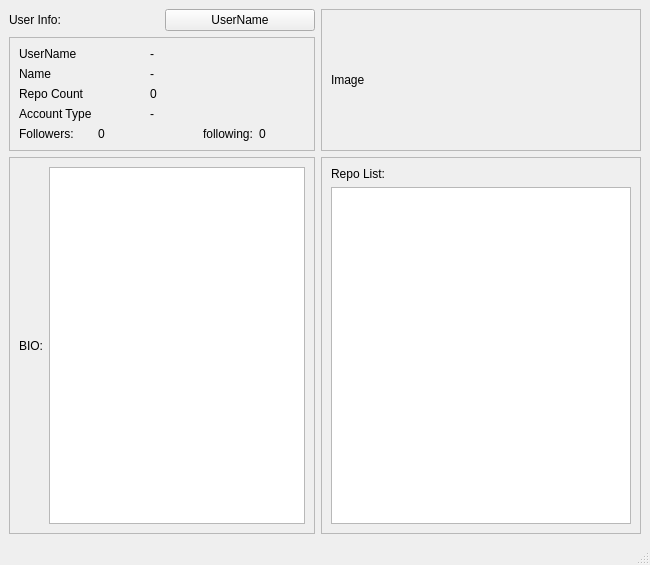
<?xml version="1.0" encoding="UTF-8"?>
<ui version="4.0">
 <class>MainWindow</class>
 <widget class="QMainWindow" name="MainWindow">
  <property name="geometry">
   <rect>
    <x>0</x>
    <y>0</y>
    <width>650</width>
    <height>565</height>
   </rect>
  </property>
  <property name="windowTitle">
   <string>MainWindow</string>
  </property>
  <widget class="QWidget" name="centralwidget">
   <layout class="QGridLayout" name="gridLayout_5">
    <item row="0" column="0">
     <widget class="QLabel" name="label">
      <property name="text">
       <string>User Info:</string>
      </property>
     </widget>
    </item>
    <item row="0" column="1">
     <widget class="QPushButton" name="pUserName">
      <property name="text">
       <string>UserName</string>
      </property>
     </widget>
    </item>
    <item row="0" column="2" rowspan="2">
     <widget class="QFrame" name="frame_2">
      <property name="frameShape">
       <enum>QFrame::StyledPanel</enum>
      </property>
      <property name="frameShadow">
       <enum>QFrame::Raised</enum>
      </property>
      <layout class="QGridLayout" name="gridLayout_2">
       <item row="0" column="0">
        <widget class="QLabel" name="laImage">
         <property name="text">
          <string>Image</string>
         </property>
        </widget>
       </item>
      </layout>
     </widget>
    </item>
    <item row="1" column="0" colspan="2">
     <widget class="QFrame" name="frame">
      <property name="frameShape">
       <enum>QFrame::StyledPanel</enum>
      </property>
      <property name="frameShadow">
       <enum>QFrame::Raised</enum>
      </property>
      <layout class="QGridLayout" name="gridLayout">
       <item row="0" column="0" colspan="2">
        <widget class="QLabel" name="label_2">
         <property name="text">
          <string>UserName</string>
         </property>
        </widget>
       </item>
       <item row="0" column="2" colspan="2">
        <widget class="QLabel" name="laUserName">
         <property name="text">
          <string>-</string>
         </property>
        </widget>
       </item>
       <item row="1" column="0">
        <widget class="QLabel" name="label_3">
         <property name="text">
          <string>Name</string>
         </property>
        </widget>
       </item>
       <item row="1" column="2" colspan="2">
        <widget class="QLabel" name="laName">
         <property name="text">
          <string>-</string>
         </property>
        </widget>
       </item>
       <item row="2" column="0">
        <widget class="QLabel" name="label_4">
         <property name="text">
          <string>Repo Count</string>
         </property>
        </widget>
       </item>
       <item row="2" column="2" colspan="2">
        <widget class="QLabel" name="laRepoCount">
         <property name="text">
          <string>0</string>
         </property>
        </widget>
       </item>
       <item row="3" column="0">
        <widget class="QLabel" name="label_5">
         <property name="text">
          <string>Account Type</string>
         </property>
        </widget>
       </item>
       <item row="3" column="2" colspan="2">
        <widget class="QLabel" name="laAccountType">
         <property name="text">
          <string>-</string>
         </property>
        </widget>
       </item>
       <item row="4" column="0">
        <widget class="QLabel" name="label_6">
         <property name="text">
          <string>Followers:</string>
         </property>
        </widget>
       </item>
       <item row="4" column="1" colspan="2">
        <widget class="QLabel" name="laFollowers">
         <property name="text">
          <string>0</string>
         </property>
        </widget>
       </item>
       <item row="4" column="3">
        <widget class="QLabel" name="label_7">
         <property name="text">
          <string>following:</string>
         </property>
        </widget>
       </item>
       <item row="4" column="4">
        <widget class="QLabel" name="laFollowing">
         <property name="text">
          <string>0</string>
         </property>
        </widget>
       </item>
      </layout>
     </widget>
    </item>
    <item row="2" column="0" colspan="2">
     <widget class="QFrame" name="frame_3">
      <property name="frameShape">
       <enum>QFrame::StyledPanel</enum>
      </property>
      <property name="frameShadow">
       <enum>QFrame::Raised</enum>
      </property>
      <layout class="QGridLayout" name="gridLayout_3">
       <item row="0" column="1">
        <widget class="QLabel" name="label_8">
         <property name="text">
          <string>BIO:</string>
         </property>
        </widget>
       </item>
       <item row="0" column="2">
        <widget class="QTextEdit" name="textBio"/>
       </item>
      </layout>
     </widget>
    </item>
    <item row="2" column="2">
     <widget class="QFrame" name="frame_4">
      <property name="frameShape">
       <enum>QFrame::StyledPanel</enum>
      </property>
      <property name="frameShadow">
       <enum>QFrame::Raised</enum>
      </property>
      <layout class="QGridLayout" name="gridLayout_4">
       <item row="0" column="0">
        <widget class="QLabel" name="label_9">
         <property name="text">
          <string>Repo List:</string>
         </property>
        </widget>
       </item>
       <item row="1" column="0">
        <widget class="QTextEdit" name="textRepoList"/>
       </item>
      </layout>
     </widget>
    </item>
   </layout>
  </widget>
  <widget class="QMenuBar" name="menubar">
   <property name="geometry">
    <rect>
     <x>0</x>
     <y>0</y>
     <width>650</width>
     <height>22</height>
    </rect>
   </property>
  </widget>
  <widget class="QStatusBar" name="statusbar"/>
 </widget>
 <resources/>
 <connections/>
</ui>
